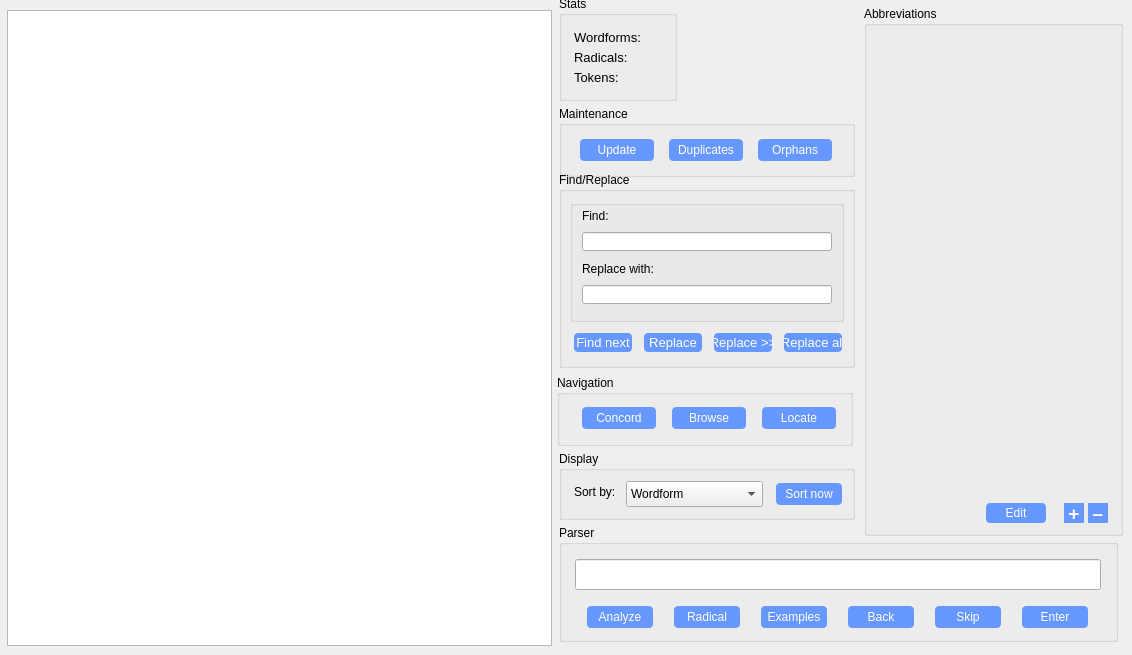
    <widget class="QWidget" name="index">
     <attribute name="title">
      <string>Index</string>
     </attribute>
     <widget class="QGroupBox" name="iParserBox">
      <property name="geometry">
       <rect>
        <x>559</x>
        <y>525</y>
        <width>559</width>
        <height>117</height>
       </rect>
      </property>
      <property name="toolTip">
       <string>line editor for index</string>
      </property>
      <property name="styleSheet">
       <string notr="true">QPushButton {
	background: #6698FF;
	color: white;    
	border: 0px solid black;
	border-radius: 4px;
    	padding: 0 0 0 0;
    	margin: 0 0 0 0;
}

QPushButton:pressed {
	background: #1E90FF;
	border: 2px outset #1E90FF;
}</string>
      </property>
      <property name="title">
       <string>Parser</string>
      </property>
      <widget class="QLineEdit" name="iParser">
       <property name="geometry">
        <rect>
         <x>16</x>
         <y>34</y>
         <width>526</width>
         <height>31</height>
        </rect>
       </property>
       <property name="font">
        <font>
         <pointsize>10</pointsize>
        </font>
       </property>
       <property name="toolTip">
        <string>line editor</string>
       </property>
      </widget>
      <widget class="QPushButton" name="iStartBtn">
       <property name="geometry">
        <rect>
         <x>28</x>
         <y>81</y>
         <width>66</width>
         <height>22</height>
        </rect>
       </property>
       <property name="toolTip">
        <string>start analysis from
selection or from 
first unparsed form</string>
       </property>
       <property name="text">
        <string>Analyze</string>
       </property>
      </widget>
      <widget class="QPushButton" name="iLookUpBtn">
       <property name="geometry">
        <rect>
         <x>115</x>
         <y>81</y>
         <width>66</width>
         <height>22</height>
        </rect>
       </property>
       <property name="toolTip">
        <string>look up radical 
in lexicon</string>
       </property>
       <property name="text">
        <string>Radical</string>
       </property>
      </widget>
      <widget class="QPushButton" name="iExamplesBtn">
       <property name="geometry">
        <rect>
         <x>202</x>
         <y>81</y>
         <width>66</width>
         <height>22</height>
        </rect>
       </property>
       <property name="toolTip">
        <string>show examples</string>
       </property>
       <property name="text">
        <string>Examples</string>
       </property>
      </widget>
      <widget class="QPushButton" name="iBackBtn">
       <property name="geometry">
        <rect>
         <x>289</x>
         <y>81</y>
         <width>66</width>
         <height>22</height>
        </rect>
       </property>
       <property name="toolTip">
        <string>go back to most 
recently analyzed form</string>
       </property>
       <property name="text">
        <string>Back</string>
       </property>
      </widget>
      <widget class="QPushButton" name="iEnterBtn">
       <property name="geometry">
        <rect>
         <x>463</x>
         <y>81</y>
         <width>66</width>
         <height>22</height>
        </rect>
       </property>
       <property name="toolTip">
        <string>enter analysis</string>
       </property>
       <property name="text">
        <string>Enter</string>
       </property>
      </widget>
      <widget class="QPushButton" name="iSkipBtn">
       <property name="geometry">
        <rect>
         <x>376</x>
         <y>81</y>
         <width>66</width>
         <height>22</height>
        </rect>
       </property>
       <property name="text">
        <string>Skip</string>
       </property>
      </widget>
     </widget>
     <widget class="QTextEdit" name="iIndex">
      <property name="geometry">
       <rect>
        <x>7</x>
        <y>10</y>
        <width>545</width>
        <height>636</height>
       </rect>
      </property>
      <property name="toolTip">
       <string>start analysis from
selection or from 
first unparsed form</string>
      </property>
     </widget>
     <widget class="QGroupBox" name="iAbbrBox">
      <property name="geometry">
       <rect>
        <x>864</x>
        <y>6</y>
        <width>259</width>
        <height>530</height>
       </rect>
      </property>
      <property name="styleSheet">
       <string notr="true">QToolButton {
	background: #6698FF;
	color: white;
	border: 1px solid #6698FF;
}

QToolButton:pressed {
	border: 2px outset #1E90FF;
}

QPushButton {
     border: 0px solid black;
     min-width: 60px;
	 min-height: 20px;
     max-width: 60px;
	 max-height: 20px;
	background: #6698FF;
	color: white;    
	border: 0px solid black;
	border-radius: 4px;
    	padding: 0 0 0 0;
    	margin: 0 0 0 0;
}

QPushButton:pressed {
	background: #1E90FF;
	border: 2px outset #1E90FF;
}
</string>
      </property>
      <property name="title">
       <string>Abbreviations</string>
      </property>
      <widget class="QPushButton" name="iEditAbbrBtn">
       <property name="geometry">
        <rect>
         <x>122</x>
         <y>497</y>
         <width>60</width>
         <height>20</height>
        </rect>
       </property>
       <property name="toolTip">
        <string>edit selected abbreviation</string>
       </property>
       <property name="text">
        <string>Edit</string>
       </property>
      </widget>
      <widget class="QToolButton" name="iAddAbbrBtn">
       <property name="geometry">
        <rect>
         <x>200</x>
         <y>497</y>
         <width>20</width>
         <height>20</height>
        </rect>
       </property>
       <property name="font">
        <font>
         <pointsize>14</pointsize>
         <weight>75</weight>
         <bold>true</bold>
        </font>
       </property>
       <property name="toolTip">
        <string>add new abbreviation</string>
       </property>
       <property name="text">
        <string>+</string>
       </property>
      </widget>
      <widget class="QToolButton" name="iDelAbbrBtn">
       <property name="geometry">
        <rect>
         <x>224</x>
         <y>497</y>
         <width>20</width>
         <height>20</height>
        </rect>
       </property>
       <property name="font">
        <font>
         <pointsize>14</pointsize>
         <weight>75</weight>
         <bold>true</bold>
        </font>
       </property>
       <property name="toolTip">
        <string>add new abbreviation</string>
       </property>
       <property name="text">
        <string>–</string>
       </property>
      </widget>
     </widget>
     <widget class="QGroupBox" name="iStatsBox">
      <property name="geometry">
       <rect>
        <x>559</x>
        <y>-4</y>
        <width>118</width>
        <height>105</height>
       </rect>
      </property>
      <property name="styleSheet">
       <string notr="true">QLabel {
	font: 10pts;
}</string>
      </property>
      <property name="title">
       <string>Stats</string>
      </property>
      <widget class="QLabel" name="iWordformLbl">
       <property name="geometry">
        <rect>
         <x>15</x>
         <y>33</y>
         <width>100</width>
         <height>16</height>
        </rect>
       </property>
       <property name="font">
        <font>
         <pointsize>10</pointsize>
        </font>
       </property>
       <property name="text">
        <string>Wordforms:</string>
       </property>
      </widget>
      <widget class="QLabel" name="IRadicalLbl">
       <property name="geometry">
        <rect>
         <x>15</x>
         <y>53</y>
         <width>100</width>
         <height>16</height>
        </rect>
       </property>
       <property name="font">
        <font>
         <pointsize>10</pointsize>
        </font>
       </property>
       <property name="text">
        <string>Radicals:</string>
       </property>
      </widget>
      <widget class="QLabel" name="iTokensLbl">
       <property name="geometry">
        <rect>
         <x>15</x>
         <y>73</y>
         <width>100</width>
         <height>16</height>
        </rect>
       </property>
       <property name="font">
        <font>
         <pointsize>10</pointsize>
        </font>
       </property>
       <property name="text">
        <string>Tokens:</string>
       </property>
      </widget>
     </widget>
     <widget class="QGroupBox" name="iNavigationBox">
      <property name="geometry">
       <rect>
        <x>557</x>
        <y>375</y>
        <width>296</width>
        <height>71</height>
       </rect>
      </property>
      <property name="styleSheet">
       <string notr="true">QPushButton {
	min-width: 74px;
	max-width: 74px;
	min-height: 22px;
	max-height: 22px;
	background: #6698FF;
	color: white;    
	border: 0px solid black;
	border-radius: 4px;
    	padding: 0 0 0 0;
    	margin: 0 0 0 0;
}

QPushButton:pressed {
	background: #1E90FF;
	border: 2px outset #1E90FF;
}</string>
      </property>
      <property name="title">
       <string>Navigation</string>
      </property>
      <widget class="QPushButton" name="iConcordanceBtn">
       <property name="geometry">
        <rect>
         <x>25</x>
         <y>32</y>
         <width>74</width>
         <height>22</height>
        </rect>
       </property>
       <property name="toolTip">
        <string>make concordance of selected form</string>
       </property>
       <property name="text">
        <string>Concord</string>
       </property>
      </widget>
      <widget class="QPushButton" name="iBrowseBtn">
       <property name="geometry">
        <rect>
         <x>115</x>
         <y>32</y>
         <width>74</width>
         <height>22</height>
        </rect>
       </property>
       <property name="toolTip">
        <string>browse selected forms</string>
       </property>
       <property name="text">
        <string>Browse</string>
       </property>
      </widget>
      <widget class="QPushButton" name="iLocateBtn">
       <property name="geometry">
        <rect>
         <x>205</x>
         <y>32</y>
         <width>74</width>
         <height>22</height>
        </rect>
       </property>
       <property name="toolTip">
        <string>find selected example</string>
       </property>
       <property name="text">
        <string>Locate</string>
       </property>
      </widget>
     </widget>
     <widget class="QGroupBox" name="iMaintenanceBox">
      <property name="geometry">
       <rect>
        <x>559</x>
        <y>106</y>
        <width>296</width>
        <height>71</height>
       </rect>
      </property>
      <property name="styleSheet">
       <string notr="true">QPushButton {
	min-width: 74px;
	max-width: 74px;
	min-height: 22px;
	max-height: 22px;
	background: #6698FF;
	color: white;    
	border: 0px solid black;
	border-radius: 4px;
    	padding: 0 0 0 0;
    	margin: 0 0 0 0;
}

QPushButton:pressed {
	background: #1E90FF;
	border: 2px outset #1E90FF;
	border: 2px outset #1E90FF;
}</string>
      </property>
      <property name="title">
       <string>Maintenance</string>
      </property>
      <layout class="QHBoxLayout" name="horizontalLayout_2">
       <item>
        <widget class="QPushButton" name="pushButton">
         <property name="sizePolicy">
          <sizepolicy hsizetype="Fixed" vsizetype="Fixed">
           <horstretch>0</horstretch>
           <verstretch>0</verstretch>
          </sizepolicy>
         </property>
         <property name="minimumSize">
          <size>
           <width>74</width>
           <height>22</height>
          </size>
         </property>
         <property name="maximumSize">
          <size>
           <width>74</width>
           <height>22</height>
          </size>
         </property>
         <property name="toolTip">
          <string>update examples 
containing form</string>
         </property>
         <property name="text">
          <string>Update</string>
         </property>
        </widget>
       </item>
       <item>
        <widget class="QPushButton" name="iDuplicatesBtn">
         <property name="sizePolicy">
          <sizepolicy hsizetype="Fixed" vsizetype="Fixed">
           <horstretch>0</horstretch>
           <verstretch>0</verstretch>
          </sizepolicy>
         </property>
         <property name="toolTip">
          <string>find duplicate entries</string>
         </property>
         <property name="text">
          <string>Duplicates</string>
         </property>
        </widget>
       </item>
       <item>
        <widget class="QPushButton" name="iOrphansBtn">
         <property name="sizePolicy">
          <sizepolicy hsizetype="Fixed" vsizetype="Fixed">
           <horstretch>0</horstretch>
           <verstretch>0</verstretch>
          </sizepolicy>
         </property>
         <property name="toolTip">
          <string>remove forms without tokens</string>
         </property>
         <property name="text">
          <string>Orphans</string>
         </property>
        </widget>
       </item>
      </layout>
     </widget>
     <widget class="QGroupBox" name="iFindBox">
      <property name="geometry">
       <rect>
        <x>559</x>
        <y>172</y>
        <width>296</width>
        <height>196</height>
       </rect>
      </property>
      <property name="styleSheet">
       <string notr="true"/>
      </property>
      <property name="title">
       <string>Find/Replace</string>
      </property>
      <widget class="QGroupBox" name="groupBox">
       <property name="geometry">
        <rect>
         <x>11</x>
         <y>28</y>
         <width>274</width>
         <height>122</height>
        </rect>
       </property>
       <property name="autoFillBackground">
        <bool>false</bool>
       </property>
       <property name="styleSheet">
        <string notr="true">QFrame {
	background: transparent;
	border: 2px;
	border-color: rgb(0, 0, 0);
}</string>
       </property>
       <widget class="QLineEdit" name="iFindInIndex">
        <property name="geometry">
         <rect>
          <x>12</x>
          <y>32</y>
          <width>250</width>
          <height>19</height>
         </rect>
        </property>
        <property name="toolTip">
         <string>enter text to find</string>
        </property>
       </widget>
       <widget class="QLabel" name="label_11">
        <property name="geometry">
         <rect>
          <x>12</x>
          <y>8</y>
          <width>32</width>
          <height>16</height>
         </rect>
        </property>
        <property name="text">
         <string>Find:</string>
        </property>
       </widget>
       <widget class="QLabel" name="label_12">
        <property name="geometry">
         <rect>
          <x>12</x>
          <y>61</y>
          <width>84</width>
          <height>16</height>
         </rect>
        </property>
        <property name="text">
         <string>Replace with:</string>
        </property>
       </widget>
       <widget class="QLineEdit" name="iReplaceInIndex">
        <property name="geometry">
         <rect>
          <x>12</x>
          <y>85</y>
          <width>250</width>
          <height>19</height>
         </rect>
        </property>
        <property name="toolTip">
         <string>enter text to replace with</string>
        </property>
       </widget>
      </widget>
      <widget class="QFrame" name="frame">
       <property name="geometry">
        <rect>
         <x>3</x>
         <y>156</y>
         <width>290</width>
         <height>34</height>
        </rect>
       </property>
       <property name="styleSheet">
        <string notr="true">QFrame {
	background: transparent;
}
QToolButton {
    background: auto;
    min-width: 16px;
	min-height: 16px;
    max-width: 16px;
	max-height: 16px;
}

QPushButton {
     min-width: 58px;
	 min-height: 18.5px;
     max-width: 58px;
	max-height: 18.5px;
	background: #6698FF;
	color: white;    
	border: 0px solid black;
	border-radius: 4px;
    	padding: 0 0 0 0;
    	margin: 0 0 0 0;
}

QPushButton:pressed {
	background: #1E90FF;
	border: 2px outset #1E90FF;
}
</string>
       </property>
       <property name="frameShape">
        <enum>QFrame::StyledPanel</enum>
       </property>
       <property name="frameShadow">
        <enum>QFrame::Raised</enum>
       </property>
       <widget class="QPushButton" name="iFindNextBtn">
        <property name="geometry">
         <rect>
          <x>12</x>
          <y>5</y>
          <width>58</width>
          <height>19</height>
         </rect>
        </property>
        <property name="font">
         <font>
          <pointsize>10</pointsize>
         </font>
        </property>
        <property name="toolTip">
         <string>start search/find next</string>
        </property>
        <property name="text">
         <string>Find next</string>
        </property>
       </widget>
       <widget class="QPushButton" name="iReplaceBtn">
        <property name="geometry">
         <rect>
          <x>82</x>
          <y>5</y>
          <width>58</width>
          <height>19</height>
         </rect>
        </property>
        <property name="font">
         <font>
          <pointsize>10</pointsize>
         </font>
        </property>
        <property name="toolTip">
         <string>replace once</string>
        </property>
        <property name="text">
         <string>Replace</string>
        </property>
       </widget>
       <widget class="QPushButton" name="iReplaceAndFindBtn">
        <property name="geometry">
         <rect>
          <x>152</x>
          <y>5</y>
          <width>58</width>
          <height>19</height>
         </rect>
        </property>
        <property name="font">
         <font>
          <pointsize>10</pointsize>
         </font>
        </property>
        <property name="toolTip">
         <string>replace then find next</string>
        </property>
        <property name="text">
         <string>Replace &gt;&gt;</string>
        </property>
       </widget>
       <widget class="QPushButton" name="iReplaceAll">
        <property name="geometry">
         <rect>
          <x>222</x>
          <y>5</y>
          <width>58</width>
          <height>19</height>
         </rect>
        </property>
        <property name="font">
         <font>
          <pointsize>10</pointsize>
         </font>
        </property>
        <property name="toolTip">
         <string>replace all</string>
        </property>
        <property name="text">
         <string>Replace all</string>
        </property>
       </widget>
      </widget>
     </widget>
     <widget class="QGroupBox" name="iDisplayBox">
      <property name="geometry">
       <rect>
        <x>559</x>
        <y>451</y>
        <width>296</width>
        <height>69</height>
       </rect>
      </property>
      <property name="styleSheet">
       <string notr="true">QPushButton {
	min-width: 66px;
	max-width: 66px;
	min-height: 22px;
	max-height: 22px;
	background: #6698FF;
	color: white;    
	border: 0px solid black;
	border-radius: 4px;
    	padding: 0 0 0 0;
    	margin: 0 0 0 0;
}

QPushButton:pressed {
	background: #1E90FF;
	border: 2px outset #1E90FF;
}</string>
      </property>
      <property name="title">
       <string>Display</string>
      </property>
      <widget class="QLabel" name="label_10">
       <property name="geometry">
        <rect>
         <x>15</x>
         <y>33</y>
         <width>49</width>
         <height>16</height>
        </rect>
       </property>
       <property name="text">
        <string>Sort by:</string>
       </property>
      </widget>
      <widget class="QComboBox" name="iDisplayBox_2">
       <property name="geometry">
        <rect>
         <x>67</x>
         <y>30</y>
         <width>137</width>
         <height>26</height>
        </rect>
       </property>
       <property name="toolTip">
        <string>sort index by 
wordform or radical</string>
       </property>
       <item>
        <property name="text">
         <string>Wordform</string>
        </property>
       </item>
       <item>
        <property name="text">
         <string>Root</string>
        </property>
       </item>
      </widget>
      <widget class="QPushButton" name="iSortNowBtn">
       <property name="geometry">
        <rect>
         <x>217</x>
         <y>32</y>
         <width>66</width>
         <height>22</height>
        </rect>
       </property>
       <property name="toolTip">
        <string>sort index</string>
       </property>
       <property name="text">
        <string>Sort now</string>
       </property>
      </widget>
     </widget>
    </widget>
